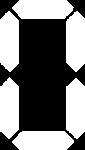
#> input picture oo/num0.jpg, 85 x 150 px; its folder holds 5 pictures in this run
$ python black.py   (older library calls are emulated)
#> lines starting #> are read from the running program, lines starting #| are printed output that depends on the picture; after the words box and inside, x2 and y2 are one past the last pixel; in counts of white or black regions, pixels touching at a corner belong together
import cv2 as cv
import numpy as np
from matplotlib import pyplot as plt

threshold = 0.50
template = [[] for i in range(20)]
for i in range(20):
    template[i] = cv.imread('oo/num'+str(i)+'.jpg', 0)
    # cv.imshow('image', template[i])
    # cv.waitKey(0)
# print(template)
w, h = template[0].shape[::-1]
#> w = 85; h = 150
print(w ,h)
#| 85 150

def match(img,x,y):
    global threshold,template,img_rgb,cutx, cuty
    reslut = []
    for i in range(20):
        resl = cv.matchTemplate(img, template[i], cv.TM_CCOEFF_NORMED)
        print(resl)
        reslut.append(resl[0][0])
    print(reslut)
    if (max(reslut, key = abs) >= threshold):
        num = int(reslut.index(max(reslut, key = abs))/2)
        cv.rectangle(img_rgb, (cutx[y], cuty[x]), (cutx[y + 1], cuty[x + 1]), (0, 0, 255), 2)
    else:
        num = -1
    return num

img_rgb = cv.imread('oo/25.jpg')
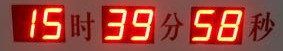
#> input picture oo/25.jpg, 283 x 51 px
#> img_rgb is the input picture: shape (51, 283, 3); mean B, G, R 58, 69, 159.5
cv.imshow('image',img_rgb)
cv.waitKey(0)

height,width = img_rgb.shape[:2]
#> height = 51; width = 283
print(img_rgb.shape[:2])
#| (51, 283)

# [7 lines of commented-out code are left out]
img_gauss = cv.GaussianBlur(img_rgb,(3,3),1)
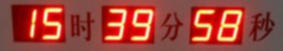
#> img_gauss: shape (51, 283, 3); mean B, G, R 58, 69, 159.5
cv.imshow('image',img_gauss)
cv.waitKey(0)

# 转为灰度图
img_gray = cv.cvtColor(img_gauss,cv.COLOR_RGB2GRAY)
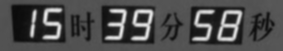
#> img_gray: shape (51, 283); min 11, max 234, mean 76
cv.imshow('image',cv.cvtColor(img_rgb,cv.COLOR_RGB2GRAY))
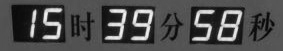
#> window 'image': shape (51, 283); min 4, max 245, mean 76
cv.waitKey(0)

# #阀值化
ret,thre1 = cv.threshold(img_gray,185,255,cv.THRESH_BINARY)
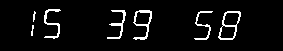
#> thre1: shape (51, 283); 5.5% white in thin lines or dots, all inside (x1, y1, x2, y2) = (31, 9, 241, 40)
# thre1 = cv.adaptiveThreshold(img_gauss,255,cv.ADAPTIVE_THRESH_GAUSSIAN_C,cv.THRESH_BINARY,7,2)
cv.imshow('image',thre1)
cv.waitKey(0)

# 灰度值在水平方向上的投影
county = [0 for i in range(height)]
#> county = 51 values from 0 to 0
for i in range(height):
    for j in thre1[i]:
        if j != 0:
            county[i] +=1
# print(county)
# 灰度值在垂直方向上的投影
countx = [0 for i in range(width)]
#> countx = 283 values from 0 to 0
for i in range(width):
    for j in thre1.T[i]:
        if j != 0:
            countx[i] +=1
# print(countx)

# 水平方向和垂直方向上的灰度投影统计
# print(countx.append([0]))
plt.subplot(1,2,1), plt.plot(range(height),county)
plt.subplot(1,2,2), plt.plot(range(width),countx)
# plt.xticks([]),plt.yticks([])
plt.show()
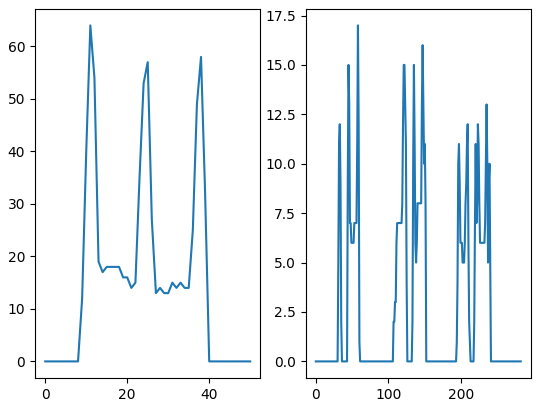
#> figure drawn by matplotlib, 2 panels; panel 1: curve peaks at x = 11, y = 64; panel 2: curve peaks at x = 58, y = 17

# 找出数码的四个角
cuty = []
for i in range(height-1):
    if (county[i] == 0 and county[i+1] != 0) :
        cuty.append(i+1)
    elif (county[i] != 0 and county[i+1] == 0):
        cuty.append(i)
#> after the loop, cuty = [9, 39]
print(cuty)
#| [9, 39]

# 数码规格不一样，不能由高度计算宽度
cutx = []
for i in range(width-1):
    if (countx[i] == 0 and countx[i + 1] != 0):
        cutx.append(i + 1)
    elif (countx[i] != 0 and countx[i + 1] == 0):
        cutx.append(i)
print(cutx)
#| [31, 35, 44, 60, 107, 125, 133, 151, 194, 212, 218, 240]


numm = np.zeros((int(len(cuty) / 2), int(len(cutx) / 2)), dtype=np.int)
#> numm = [[0, 0, 0, 0, 0, 0]]

for i in range(0,int(len(cuty)),2):
    for j in range(0,int(len(cutx)-1),2):
        roi = thre1[cuty[i]:cuty[i+1]+1,cutx[j]:cutx[j+1]+1]
        res = cv.resize(roi,(w, h),0,0, interpolation = cv.INTER_CUBIC)
        # print(roi)
        cv.imshow('image', roi)
        cv.waitKey(0)
        # print(res)
#> (the run stopped early here; a loop or call above may not have finished)
